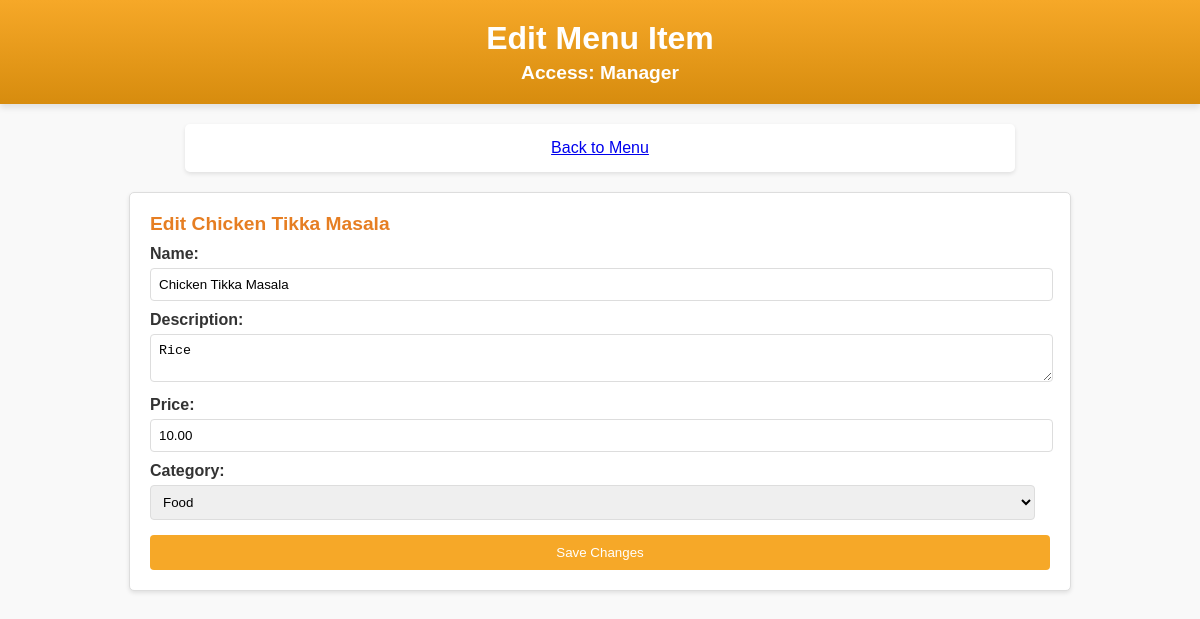
Before: /manager/menu/edit/2/ with the older database file.
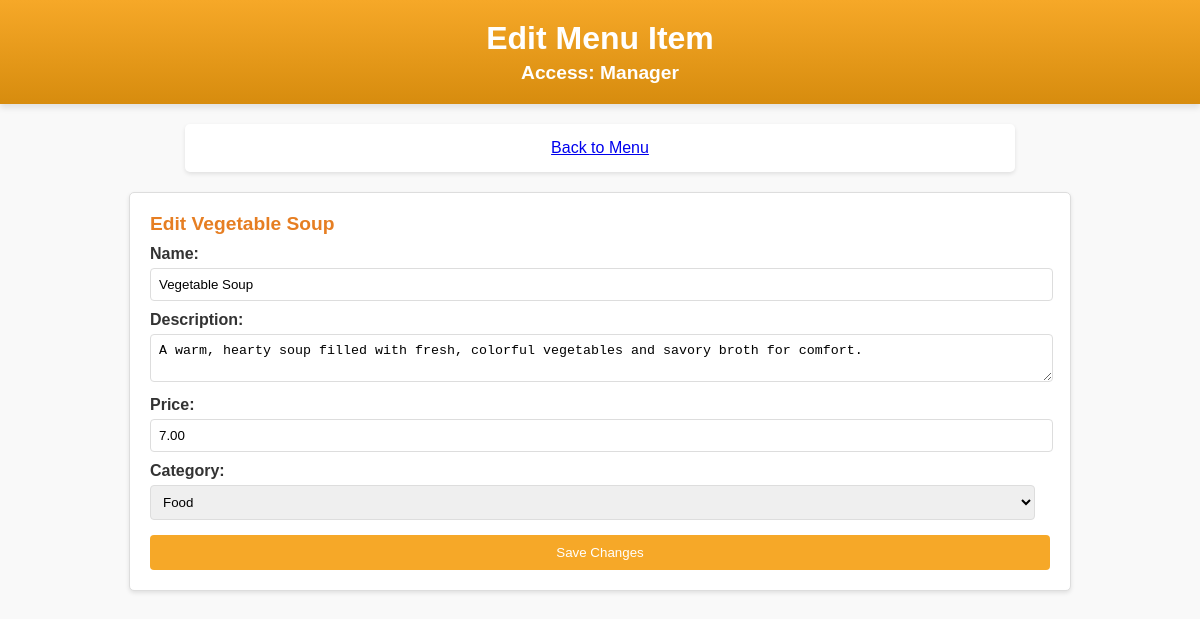
After: the same page with the newer database file.
### order/models.py (models this page shows, shortened)
class Item(models.Model):
    name = models.CharField(max_length=100)
    description = models.TextField(null=True, blank=True)
    category = models.ForeignKey(Category, on_delete=models.CASCADE, related_name='items')
    image = models.ImageField(blank=True, null=True)
    base_price = models.DecimalField(max_digits=6, decimal_places=2)
    has_meat_options = models.BooleanField(default=False)
    has_spicy_options = models.BooleanField(default=False)

class Category(models.Model):
    title = models.CharField(max_length=100)
    image = models.ImageField(blank=True, null=True)
    class Meta:
        verbose_name_plural = "Categories"

### manager/views.py (the view, shortened to what this page needs)
# urls.py: path('menu/edit/<int:item_id>/', views.edit_menu_item, name='edit-menu-item'),
def edit_menu_item(request, item_id):
    item = get_object_or_404(Item, id=item_id)
    return render(request, 'manager/edit_menu_item.html', {
        'item': item,
        'categories': Category.objects.all()
    })

### manager/templates/manager/edit_menu_item.html (shortened to what this page needs)
<!DOCTYPE html>
<html lang="en">
<head>
    {% load static %}
    <link rel="stylesheet" href="{% static 'css/styles.css' %}">
</head>
<body>
    <div class="header">
        <h1>Edit Menu Item</h1>
        <h4>Access: Manager</h4>
    </div>
<div class="summary">
    <a href="{% url 'menu-items' %}">Back to Menu</a>
</div>
<div class="menu-edit-container">
    <form method="post">
        <div class="menu-card">
            <h3>Edit {{ item.name }}</h3>
            <label for="name">Name:</label>
            <input type="text" id="name" name="name" value="{{ item.name }}" required>
            <br>
            <label for="description">Description:</label>
            <textarea id="description" name="description" required>{{ item.description }}</textarea>
            <br>
            <label for="base_price">Price:</label>
            <input type="number" id="base_price" name="base_price" step="0.01" value="{{ item.base_price }}" required>
            <br>
            <label for="category">Category:</label>
            <select id="category" name="category" required>
                {% for category in categories %}
                <option value="{{ category.id }}" {% if category.id == item.category.id %}selected{% endif %}>
                    {{ category.title }}
                </option>
                {% endfor %}
            </select>
            <br>
            <button type="submit">Save Changes</button>
        </div>
    </form>
</div>
</body>
</html>

Changed rows visible on the page:
changed Item "Food": name "Chicken Tikka Masala" → "Vegetable Soup"; description "Rice" → "A warm, hearty soup filled with fresh, colorful vegetables and savory broth for comfort."; base_price "10.00" → "7.00"
